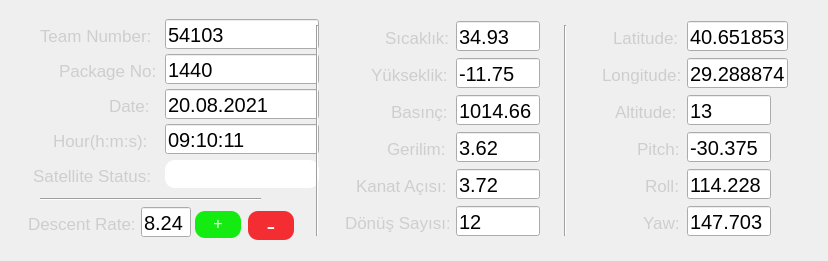
           <widget class="QFrame" name="dataFrame">
            <property name="minimumSize">
             <size>
              <width>828</width>
              <height>261</height>
             </size>
            </property>
            <property name="maximumSize">
             <size>
              <width>828</width>
              <height>16777215</height>
             </size>
            </property>
            <property name="font">
             <font>
              <family>Yu Gothic UI</family>
             </font>
            </property>
            <property name="styleSheet">
             <string notr="true">QLabel{
background:none;
color:rgb(206, 206, 206);
font-size:17px;
margin:1px;
padding:7px;
padding-left:27px;
}

QLineEdit{
font-size:20px;
font-family:Yu Gothic UI;
border-bottom:none;
margin:0px;
padding:0px;
}
QLineEdit:hover{
background:transparent;;
border-radius:0px;
border:none;
}
QFrame{
padding:7px;
padding-left:9px;
padding-right:9px;
}</string>
            </property>
            <widget class="QLabel" name="label_4">
             <property name="geometry">
              <rect>
               <x>26</x>
               <y>17</y>
               <width>139</width>
               <height>37</height>
              </rect>
             </property>
             <property name="text">
              <string>Team Number:</string>
             </property>
            </widget>
            <widget class="QLineEdit" name="lineEdit_3">
             <property name="geometry">
              <rect>
               <x>165</x>
               <y>54</y>
               <width>154</width>
               <height>30</height>
              </rect>
             </property>
             <property name="font">
              <font>
               <family>Yu Gothic UI</family>
               <pointsize>-1</pointsize>
              </font>
             </property>
             <property name="styleSheet">
              <string notr="true"/>
             </property>
             <property name="text">
              <string>1440</string>
             </property>
             <property name="readOnly">
              <bool>true</bool>
             </property>
            </widget>
            <widget class="QLabel" name="label_5">
             <property name="geometry">
              <rect>
               <x>45</x>
               <y>52</y>
               <width>120</width>
               <height>37</height>
              </rect>
             </property>
             <property name="text">
              <string>Package No:</string>
             </property>
            </widget>
            <widget class="QLabel" name="label_6">
             <property name="geometry">
              <rect>
               <x>95</x>
               <y>87</y>
               <width>70</width>
               <height>37</height>
              </rect>
             </property>
             <property name="text">
              <string>Date:</string>
             </property>
            </widget>
            <widget class="QLabel" name="label_7">
             <property name="geometry">
              <rect>
               <x>39</x>
               <y>122</y>
               <width>126</width>
               <height>37</height>
              </rect>
             </property>
             <property name="text">
              <string>Hour(h:m:s):</string>
             </property>
            </widget>
            <widget class="QLineEdit" name="lineEdit_2">
             <property name="enabled">
              <bool>true</bool>
             </property>
             <property name="geometry">
              <rect>
               <x>165</x>
               <y>19</y>
               <width>154</width>
               <height>30</height>
              </rect>
             </property>
             <property name="font">
              <font>
               <family>Yu Gothic UI</family>
               <pointsize>-1</pointsize>
              </font>
             </property>
             <property name="inputMethodHints">
              <set>Qt::ImhNone</set>
             </property>
             <property name="text">
              <string>54103</string>
             </property>
             <property name="readOnly">
              <bool>true</bool>
             </property>
            </widget>
            <widget class="QLineEdit" name="lineEdit_4">
             <property name="geometry">
              <rect>
               <x>165</x>
               <y>89</y>
               <width>154</width>
               <height>30</height>
              </rect>
             </property>
             <property name="font">
              <font>
               <family>Yu Gothic UI</family>
               <pointsize>-1</pointsize>
              </font>
             </property>
             <property name="text">
              <string>20.08.2021</string>
             </property>
             <property name="readOnly">
              <bool>true</bool>
             </property>
            </widget>
            <widget class="QLabel" name="label_9">
             <property name="geometry">
              <rect>
               <x>371</x>
               <y>19</y>
               <width>88</width>
               <height>37</height>
              </rect>
             </property>
             <property name="text">
              <string>Sıcaklık:</string>
             </property>
            </widget>
            <widget class="QLineEdit" name="lineEdit_7">
             <property name="geometry">
              <rect>
               <x>456</x>
               <y>21</y>
               <width>84</width>
               <height>30</height>
              </rect>
             </property>
             <property name="text">
              <string>34.93</string>
             </property>
             <property name="readOnly">
              <bool>true</bool>
             </property>
            </widget>
            <widget class="QLineEdit" name="lineEdit_5">
             <property name="geometry">
              <rect>
               <x>165</x>
               <y>124</y>
               <width>154</width>
               <height>30</height>
              </rect>
             </property>
             <property name="text">
              <string>09:10:11</string>
             </property>
             <property name="readOnly">
              <bool>true</bool>
             </property>
            </widget>
            <widget class="QLabel" name="label_14">
             <property name="geometry">
              <rect>
               <x>357</x>
               <y>56</y>
               <width>102</width>
               <height>37</height>
              </rect>
             </property>
             <property name="text">
              <string>Yükseklik:</string>
             </property>
            </widget>
            <widget class="QLineEdit" name="lineEdit_12">
             <property name="geometry">
              <rect>
               <x>456</x>
               <y>58</y>
               <width>84</width>
               <height>30</height>
              </rect>
             </property>
             <property name="minimumSize">
              <size>
               <width>0</width>
               <height>0</height>
              </size>
             </property>
             <property name="maximumSize">
              <size>
               <width>16777215</width>
               <height>16777215</height>
              </size>
             </property>
             <property name="styleSheet">
              <string notr="true"/>
             </property>
             <property name="text">
              <string>-11.75</string>
             </property>
             <property name="readOnly">
              <bool>true</bool>
             </property>
            </widget>
            <widget class="QLineEdit" name="lineEdit_16">
             <property name="geometry">
              <rect>
               <x>456</x>
               <y>95</y>
               <width>84</width>
               <height>30</height>
              </rect>
             </property>
             <property name="text">
              <string>1014.66</string>
             </property>
             <property name="readOnly">
              <bool>true</bool>
             </property>
            </widget>
            <widget class="QLineEdit" name="lineEdit_6">
             <property name="geometry">
              <rect>
               <x>165</x>
               <y>160</y>
               <width>154</width>
               <height>28</height>
              </rect>
             </property>
             <property name="minimumSize">
              <size>
               <width>154</width>
               <height>28</height>
              </size>
             </property>
             <property name="maximumSize">
              <size>
               <width>154</width>
               <height>16777215</height>
              </size>
             </property>
             <property name="styleSheet">
              <string notr="true">
color:rgb(255, 255, 255);
border-radius:10px;
margin:0px;</string>
             </property>
             <property name="text">
              <string>Descending..</string>
             </property>
             <property name="readOnly">
              <bool>true</bool>
             </property>
            </widget>
            <widget class="QLabel" name="label_8">
             <property name="geometry">
              <rect>
               <x>19</x>
               <y>157</y>
               <width>146</width>
               <height>37</height>
              </rect>
             </property>
             <property name="text">
              <string>Satellite Status:</string>
             </property>
            </widget>
            <widget class="QLabel" name="label_19">
             <property name="geometry">
              <rect>
               <x>377</x>
               <y>93</y>
               <width>82</width>
               <height>37</height>
              </rect>
             </property>
             <property name="text">
              <string>Basınç:</string>
             </property>
            </widget>
            <widget class="QLineEdit" name="lineEdit_17">
             <property name="geometry">
              <rect>
               <x>141</x>
               <y>207</y>
               <width>50</width>
               <height>30</height>
              </rect>
             </property>
             <property name="maximumSize">
              <size>
               <width>50</width>
               <height>16777215</height>
              </size>
             </property>
             <property name="text">
              <string>8.24</string>
             </property>
             <property name="readOnly">
              <bool>true</bool>
             </property>
            </widget>
            <widget class="QLabel" name="label_13">
             <property name="geometry">
              <rect>
               <x>373</x>
               <y>130</y>
               <width>86</width>
               <height>37</height>
              </rect>
             </property>
             <property name="text">
              <string>Gerilim:</string>
             </property>
            </widget>
            <widget class="QLineEdit" name="lineEdit_11">
             <property name="geometry">
              <rect>
               <x>456</x>
               <y>132</y>
               <width>84</width>
               <height>30</height>
              </rect>
             </property>
             <property name="text">
              <string>3.62</string>
             </property>
             <property name="readOnly">
              <bool>true</bool>
             </property>
            </widget>
            <widget class="QLabel" name="label_21">
             <property name="geometry">
              <rect>
               <x>342</x>
               <y>167</y>
               <width>117</width>
               <height>37</height>
              </rect>
             </property>
             <property name="text">
              <string>Kanat Açısı:</string>
             </property>
            </widget>
            <widget class="QLineEdit" name="lineEdit_18">
             <property name="geometry">
              <rect>
               <x>456</x>
               <y>169</y>
               <width>84</width>
               <height>30</height>
              </rect>
             </property>
             <property name="text">
              <string>3.72</string>
             </property>
             <property name="readOnly">
              <bool>true</bool>
             </property>
            </widget>
            <widget class="QLabel" name="label_22">
             <property name="geometry">
              <rect>
               <x>331</x>
               <y>204</y>
               <width>128</width>
               <height>37</height>
              </rect>
             </property>
             <property name="text">
              <string>Dönüş Sayısı:</string>
             </property>
            </widget>
            <widget class="QLineEdit" name="lineEdit_19">
             <property name="geometry">
              <rect>
               <x>456</x>
               <y>206</y>
               <width>84</width>
               <height>30</height>
              </rect>
             </property>
             <property name="text">
              <string>12</string>
             </property>
             <property name="readOnly">
              <bool>true</bool>
             </property>
            </widget>
            <widget class="QLabel" name="label_20">
             <property name="geometry">
              <rect>
               <x>14</x>
               <y>205</y>
               <width>131</width>
               <height>37</height>
              </rect>
             </property>
             <property name="text">
              <string>Descent Rate:</string>
             </property>
            </widget>
            <widget class="QPushButton" name="pushButton_7">
             <property name="geometry">
              <rect>
               <x>248</x>
               <y>211</y>
               <width>46</width>
               <height>29</height>
              </rect>
             </property>
             <property name="minimumSize">
              <size>
               <width>0</width>
               <height>25</height>
              </size>
             </property>
             <property name="maximumSize">
              <size>
               <width>80</width>
               <height>29</height>
              </size>
             </property>
             <property name="font">
              <font>
               <family>MS Serif</family>
               <pointsize>19</pointsize>
              </font>
             </property>
             <property name="cursor">
              <cursorShape>PointingHandCursor</cursorShape>
             </property>
             <property name="styleSheet">
              <string notr="true">QPushButton{
color:rgb(255, 255, 255);
background-color:#f32d31;
border-radius:10px;;
padding:0px;
margin:0px;
}

QPushButton:hover{
background-color:#d4171d;
}
</string>
             </property>
             <property name="text">
              <string>-</string>
             </property>
            </widget>
            <widget class="QPushButton" name="pushButton_8">
             <property name="geometry">
              <rect>
               <x>195</x>
               <y>211</y>
               <width>46</width>
               <height>27</height>
              </rect>
             </property>
             <property name="minimumSize">
              <size>
               <width>0</width>
               <height>27</height>
              </size>
             </property>
             <property name="maximumSize">
              <size>
               <width>80</width>
               <height>27</height>
              </size>
             </property>
             <property name="font">
              <font>
               <pointsize>12</pointsize>
              </font>
             </property>
             <property name="cursor">
              <cursorShape>PointingHandCursor</cursorShape>
             </property>
             <property name="styleSheet">
              <string notr="true">QPushButton{
color:rgb(255, 255, 255);
background-color:#14eb10;
border-radius:10px;;
padding:0px;
margin:0px;
padding-bottom:2px;
}
QPushButton:hover{
background-color:#15bf0c;
}</string>
             </property>
             <property name="text">
              <string>+</string>
             </property>
            </widget>
            <widget class="Line" name="line_2">
             <property name="geometry">
              <rect>
               <x>307</x>
               <y>25</y>
               <width>20</width>
               <height>211</height>
              </rect>
             </property>
             <property name="orientation">
              <enum>Qt::Vertical</enum>
             </property>
            </widget>
            <widget class="Line" name="line_3">
             <property name="geometry">
              <rect>
               <x>40</x>
               <y>189</y>
               <width>221</width>
               <height>21</height>
              </rect>
             </property>
             <property name="orientation">
              <enum>Qt::Horizontal</enum>
             </property>
            </widget>
            <widget class="Line" name="line_4">
             <property name="geometry">
              <rect>
               <x>555</x>
               <y>25</y>
               <width>20</width>
               <height>211</height>
              </rect>
             </property>
             <property name="orientation">
              <enum>Qt::Vertical</enum>
             </property>
            </widget>
            <widget class="QLineEdit" name="lineEdit_20">
             <property name="geometry">
              <rect>
               <x>687</x>
               <y>206</y>
               <width>84</width>
               <height>30</height>
              </rect>
             </property>
             <property name="text">
              <string>147.703</string>
             </property>
             <property name="readOnly">
              <bool>true</bool>
             </property>
            </widget>
            <widget class="QLineEdit" name="lineEdit_8">
             <property name="geometry">
              <rect>
               <x>687</x>
               <y>21</y>
               <width>101</width>
               <height>30</height>
              </rect>
             </property>
             <property name="text">
              <string>40.651853</string>
             </property>
             <property name="readOnly">
              <bool>true</bool>
             </property>
            </widget>
            <widget class="QLineEdit" name="lineEdit_21">
             <property name="geometry">
              <rect>
               <x>687</x>
               <y>169</y>
               <width>84</width>
               <height>30</height>
              </rect>
             </property>
             <property name="text">
              <string>114.228</string>
             </property>
             <property name="readOnly">
              <bool>true</bool>
             </property>
            </widget>
            <widget class="QLabel" name="label_10">
             <property name="geometry">
              <rect>
               <x>599</x>
               <y>19</y>
               <width>91</width>
               <height>37</height>
              </rect>
             </property>
             <property name="text">
              <string>Latitude:</string>
             </property>
            </widget>
            <widget class="QLabel" name="label_25">
             <property name="geometry">
              <rect>
               <x>629</x>
               <y>204</y>
               <width>61</width>
               <height>37</height>
              </rect>
             </property>
             <property name="text">
              <string>Yaw:</string>
             </property>
            </widget>
            <widget class="QLineEdit" name="lineEdit_22">
             <property name="geometry">
              <rect>
               <x>687</x>
               <y>95</y>
               <width>84</width>
               <height>30</height>
              </rect>
             </property>
             <property name="text">
              <string>13</string>
             </property>
             <property name="readOnly">
              <bool>true</bool>
             </property>
            </widget>
            <widget class="QLabel" name="label_26">
             <property name="geometry">
              <rect>
               <x>631</x>
               <y>167</y>
               <width>61</width>
               <height>37</height>
              </rect>
             </property>
             <property name="text">
              <string>Roll:</string>
             </property>
            </widget>
            <widget class="QLineEdit" name="lineEdit_13">
             <property name="geometry">
              <rect>
               <x>687</x>
               <y>132</y>
               <width>84</width>
               <height>30</height>
              </rect>
             </property>
             <property name="text">
              <string>-30.375</string>
             </property>
             <property name="readOnly">
              <bool>true</bool>
             </property>
            </widget>
            <widget class="QLineEdit" name="lineEdit_15">
             <property name="geometry">
              <rect>
               <x>687</x>
               <y>58</y>
               <width>101</width>
               <height>30</height>
              </rect>
             </property>
             <property name="minimumSize">
              <size>
               <width>0</width>
               <height>0</height>
              </size>
             </property>
             <property name="maximumSize">
              <size>
               <width>16777215</width>
               <height>16777215</height>
              </size>
             </property>
             <property name="styleSheet">
              <string notr="true"/>
             </property>
             <property name="text">
              <string>29.288874</string>
             </property>
             <property name="readOnly">
              <bool>true</bool>
             </property>
            </widget>
            <widget class="QLabel" name="label_15">
             <property name="geometry">
              <rect>
               <x>588</x>
               <y>56</y>
               <width>102</width>
               <height>37</height>
              </rect>
             </property>
             <property name="text">
              <string>Longitude:</string>
             </property>
            </widget>
            <widget class="QLabel" name="label_28">
             <property name="geometry">
              <rect>
               <x>601</x>
               <y>93</y>
               <width>101</width>
               <height>37</height>
              </rect>
             </property>
             <property name="text">
              <string>Altitude:</string>
             </property>
            </widget>
            <widget class="QLabel" name="label_16">
             <property name="geometry">
              <rect>
               <x>623</x>
               <y>130</y>
               <width>71</width>
               <height>37</height>
              </rect>
             </property>
             <property name="text">
              <string>Pitch:</string>
             </property>
            </widget>
           </widget>
